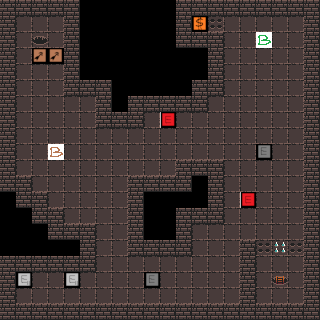

The image is a tile-based game level rendered from a .tmx file. Its description and complete source (layers, tilesets, objects, tile grids) follow:
An orthogonal 20x20 tile map with 16x16 px tiles, 1 tile layer (Warstwa Kafelków 1).

<map version="1.10" tiledversion="1.10.2" orientation="orthogonal" renderorder="right-down" width="20" height="20" tilewidth="16" tileheight="16" infinite="0" nextlayerid="2" nextobjectid="1">
 <editorsettings>
  <export target="level_12.csv" format="csv" />
 </editorsettings>
 <tileset firstgid="1" source="kafelki_dungeon.tsx" />
 <layer id="1" name="Warstwa Kafelków 1" width="20" height="20">
  <data encoding="csv">
8,8,8,8,8,0,0,0,0,0,0,8,8,8,8,8,8,8,8,8,
8,1,1,1,8,0,0,0,0,0,0,8,14,24,1,1,1,1,1,8,
8,1,7,1,8,0,0,0,0,0,0,8,8,8,1,1,28,1,1,8,
8,1,13,13,8,0,0,0,0,0,0,0,0,8,1,1,1,1,1,8,
8,1,1,1,8,0,0,0,0,0,0,0,0,8,1,1,1,1,1,8,
8,1,1,1,8,8,8,0,0,0,0,0,8,8,1,1,1,1,1,8,
8,1,1,1,1,1,8,0,8,8,8,8,8,1,1,1,1,1,1,8,
8,1,1,1,1,1,8,8,8,1,16,1,1,1,1,1,1,1,1,8,
8,1,1,1,1,1,1,1,1,1,1,1,1,1,1,1,1,1,1,8,
8,1,1,29,1,1,1,1,1,1,1,1,1,1,1,1,19,1,1,8,
8,1,1,1,1,1,1,1,1,1,1,8,8,8,1,1,1,1,1,8,
8,8,1,1,1,1,1,1,8,8,8,8,0,8,1,1,1,1,1,8,
0,8,8,1,1,1,1,1,8,0,0,0,0,8,1,16,1,1,1,8,
0,0,8,8,1,1,1,1,8,0,0,8,8,8,1,1,1,1,1,8,
0,0,0,8,8,8,1,1,8,0,0,8,1,1,1,1,1,1,1,8,
0,0,0,0,0,8,1,1,8,8,8,8,1,1,1,8,24,25,24,8,
8,8,8,8,8,8,1,1,1,1,1,1,1,1,1,8,1,1,1,8,
8,20,1,1,20,1,1,1,1,19,1,1,1,1,1,8,1,6,1,8,
8,1,1,1,1,1,1,1,1,1,1,1,1,1,1,8,1,1,1,8,
8,8,8,8,8,8,8,8,8,8,8,8,8,8,8,8,8,8,8,8
</data>
 </layer>
</map>
